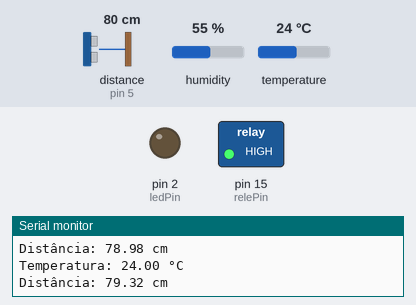
A sketch run on a simulated Arduino Uno, built with avr-gcc and run on an emulated ATmega328P. Parts: switched loads named in the sketch (green lamp = pin HIGH), output pins drawn as LEDs (lit = HIGH), the last lines printed to the serial monitor. Wiring (inferred from the names in the program): ultrasonic range finder: trigger pin 4; echo pin 5. Inputs (shaded band) come from the test bench; at power-on: distance to the obstacle (sensor on pin 5) 80 cm, temperature 24 °C, humidity 55 %. The echo pulse lasts 58.3 µs per cm; pins used as bus, display or sensor lines are not drawn.

Above: at 1.9 s.
2.0 s: distance to the obstacle (sensor on pin 5) set to 12 cm
3.5 s: distance to the obstacle (sensor on pin 5) set to 9 cm
At 4.9 s:
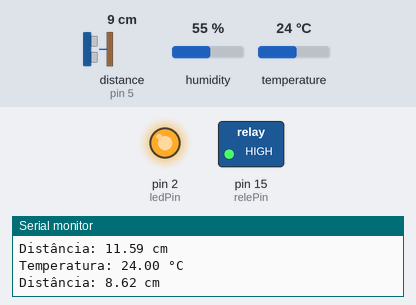
5.9 s: temperature set to 25.7 °C
7.7 s: temperature set to 26.5 °C
At 9.2 s:
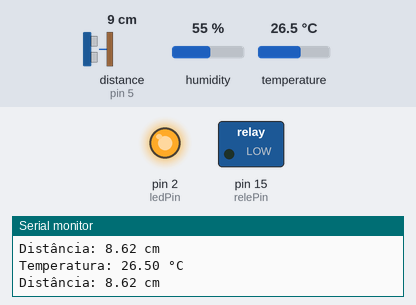
10.2 s: distance to the obstacle (sensor on pin 5) set to 18 cm
At 12.1 s:
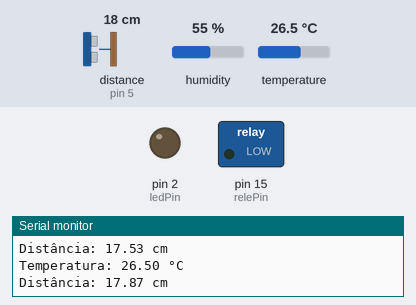
12.4 s: distance to the obstacle (sensor on pin 5) set to 2 cm
At 13.7 s:
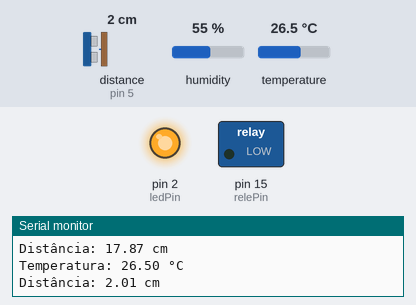
Timing chart, 0 to 15.4 s (numbered marks = the images above; inputs shaded):
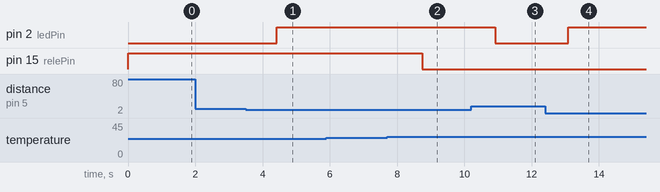

The sketch:

codigo_proj8_28-05.ino
```cpp
#include <Wire.h>
#include <Adafruit_AHTX0.h>

Adafruit_AHTX0 aht;

const int relePin = 15;
const int trigPin = 4;
const int echoPin = 5;
const int ledPin = 2; // LED comum

void setup() {
  Serial.begin(115200);
  Serial.println("Iniciando sensores...");

  pinMode(relePin, OUTPUT);
  pinMode(trigPin, OUTPUT);
  pinMode(echoPin, INPUT);
  pinMode(ledPin, OUTPUT);

  digitalWrite(relePin, HIGH);  // Desliga relé
  digitalWrite(ledPin, LOW);    // LED apagado

  if (!aht.begin()) {
    Serial.println("Sensor AHT20 não encontrado.");
    while (1) delay(10);
  }
  Serial.println("AHT20 encontrado!");
}

void loop() {
  // Sensor de temperatura
  sensors_event_t humidity, temp;
  aht.getEvent(&humidity, &temp);
  float temperatura = temp.temperature;

  Serial.print("Temperatura: ");
  Serial.print(temperatura);
  Serial.println(" °C");

  if (temperatura > 26.0) {
    digitalWrite(relePin, LOW);  // Liga relé
  } else {
    digitalWrite(relePin, HIGH); // Desliga relé
  }

  // Sensor de distância
  long duration;
  float distance;

  digitalWrite(trigPin, LOW);
  delayMicroseconds(2);
  digitalWrite(trigPin, HIGH);
  delayMicroseconds(10);
  digitalWrite(trigPin, LOW);

  duration = pulseIn(echoPin, HIGH);
  distance = duration * 0.034 / 2;

  Serial.print("Distância: ");
  Serial.print(distance);
  Serial.println(" cm");

  if (distance < 10.0) {
    digitalWrite(ledPin, HIGH); // Acende o LED
  } else {
    digitalWrite(ledPin, LOW);  // Apaga o LED
  }

  delay(1000);
}
```

Measured:
- the behaviour switches between 11 and 10 cm on distance to the obstacle (sensor on pin 5) (found by bisection; images 0 and 1)
- the behaviour switches between 26 and 26.1 °C on temperature (found by bisection; images 1 and 2)
- after the input at 3.5 s, pin 2 (ledPin): LOW → HIGH after 0.92 s
- after the input at 7.7 s, pin 15 (relePin): HIGH → LOW after 1.0 s
- after the input at 10.2 s, pin 2 (ledPin): HIGH → LOW after 0.72 s
- after the input at 12.4 s, pin 2 (ledPin): LOW → HIGH after 0.68 s
